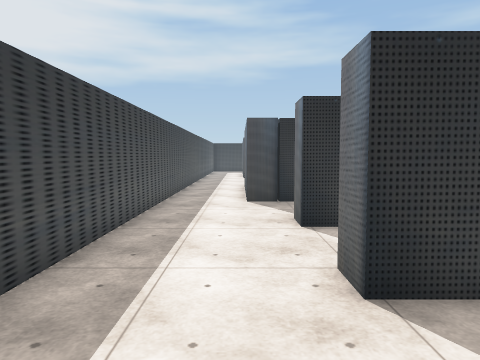
view 1 (above)

19 first-person views from a walk through a 3-D level made in the Unity game engine. The camera is 1.5 m above the floor, tilts 4° down and sees 70° across. The floor is counted in squares, 1 m on a side. Each view is taken from the middle of a square. On the plan, view 1 faces up. The plan holds only what a view shows up to about 16 squares ahead; the rest is blank. The place goes on beyond the plan. Some surface patterns are stand-ins.

view 2
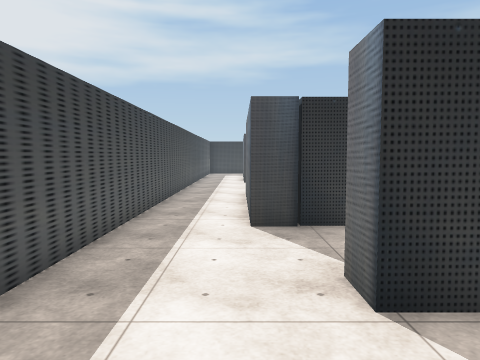

view 3
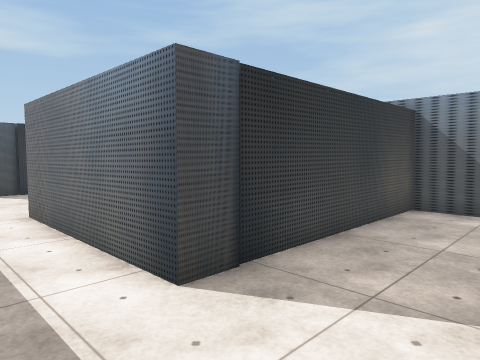

view 4
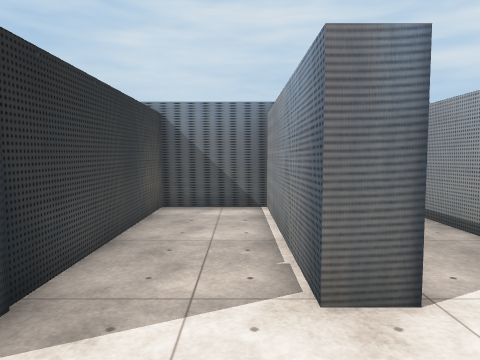

view 5
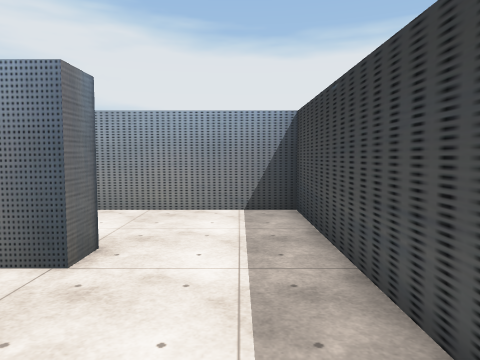

view 6
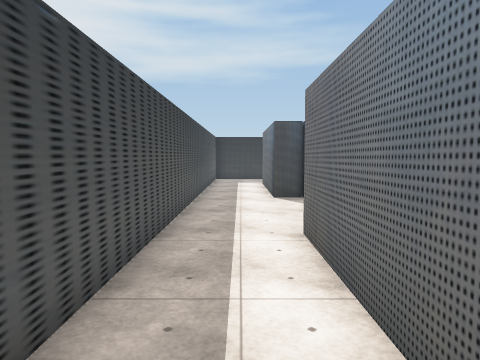

view 7
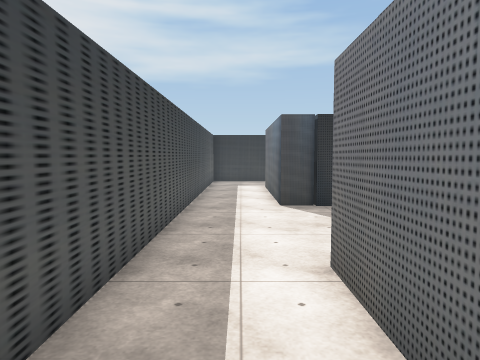

view 8
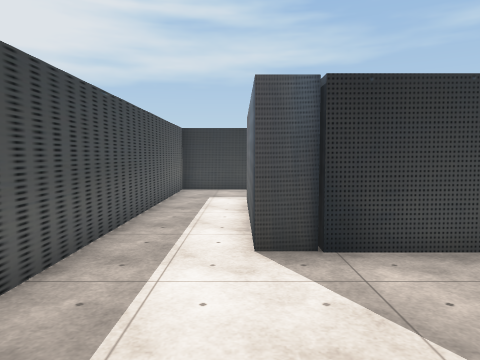

view 9
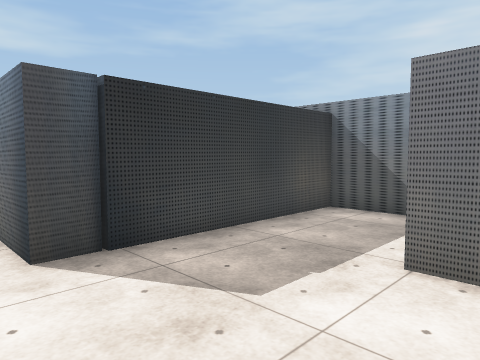

view 10
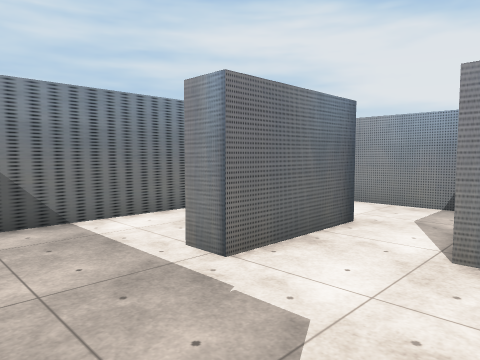

view 11
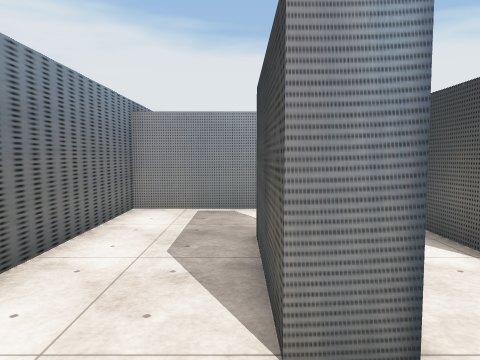

view 12
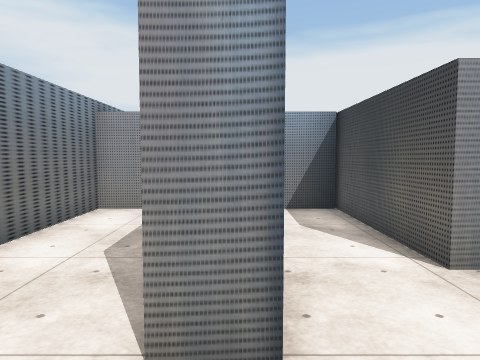

view 13
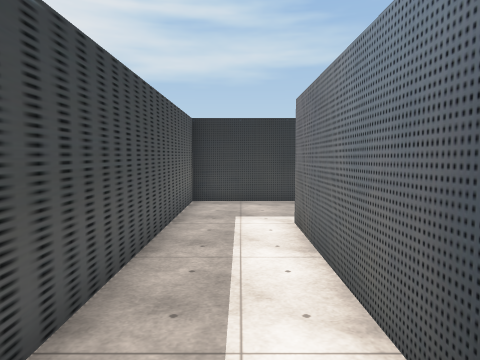

view 14
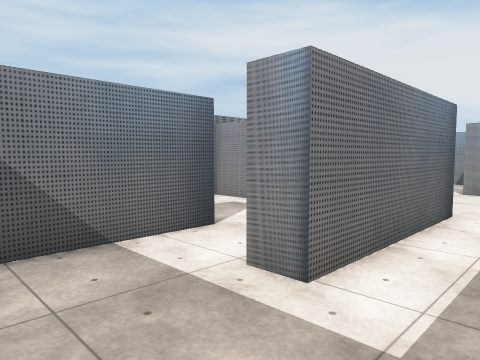

view 15
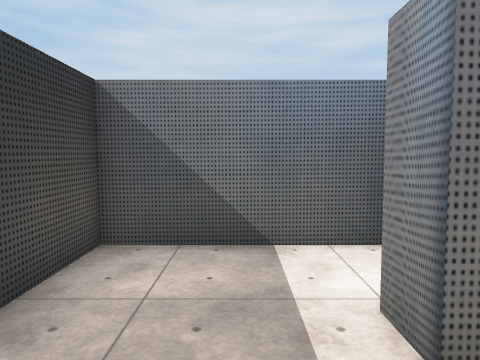

view 16
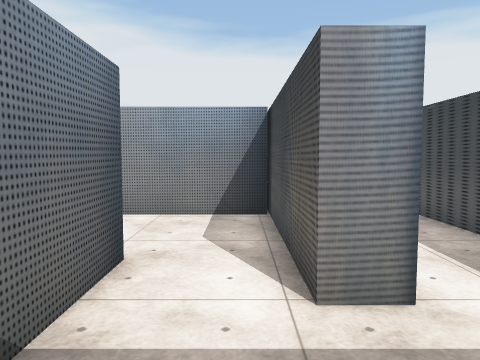

view 17
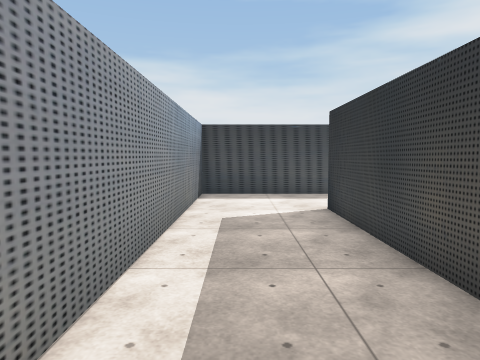

view 18
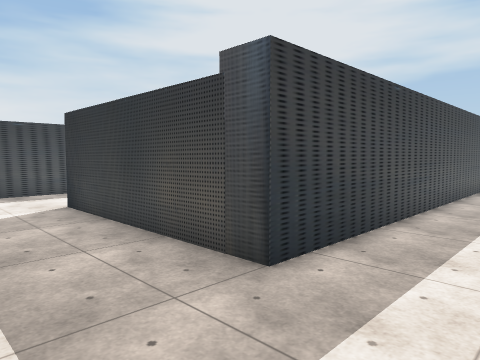

view 19
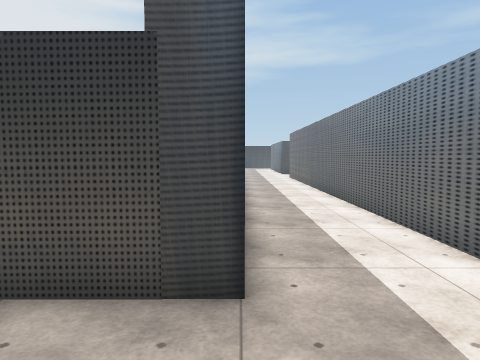

### Floor plan
Points are (right, up) in squares from view 1. A wall is a line through its corners. A room is listed if a view was taken in it or the views show most of it. See-through windows are left out.
Room 1 (views 1, 2, 3, 4, 5, 6, 7, 17, 18, 19)
walls: (9.1, 16.9) (9.1, 3.5) (1.3, 3.5) (1.3, 4.5) (2.2, 4.5); (1.3, 11.2) (1.3, 11.8); (12.5, 4.9) (12.5, 16.1); (2.4, 7.2) (1.3, 7.2) (1.3, 8.2) (8, 8.2) (8, 11.3) (0.2, 11.3) (0.2, 17.6); (-2.6, 18.4) (-2.6, -0.5) (9, -0.5); (4.2, 4.5) (6.4, 4.5)
ways out: opening at (-1.5, 17.5) to room 2
Room 2 (views 8, 9, 10, 11, 12, 13)
walls: (0.6, 17.6) (1.2, 17.6) (1.2, 12); (1.3, 23.1) (1.3, 23.8); (3.7, 15.5) (3.7, 19.6) (4.7, 19.6) (4.7, 15.8); (1.2, 12.3) (8, 12.3) (8, 23.2) (0.2, 23.2) (0.2, 29.6); (-2.6, 30.4) (-2.6, 18.4)
ways out: opening at (-1.5, 17.5) to room 1; opening at (-1.5, 30.5) to room 3
Room 3 (views 14, 15, 16)
walls: (0.2, 29.6) (1.2, 29.6) (1.2, 28.6); (3.7, 28) (3.7, 33.4) (-2.6, 33.4) (-2.6, 30.4)
ways out: opening at (-1.5, 30.5) to room 2; opening at (2.5, 29)

Positions as (right, up) in squares from view 1, and headings:
1: (0, 0), facing up
2: (0, 4), facing up
3: (-2, 8), facing up-right
4: (-2, 9), facing right
5: (-1, 9), facing down
6: (-1, 11), facing up
7: (-1, 13), facing up
8: (0, 18), facing up
9: (-1, 18), facing up-right
10: (0, 23), facing down-right
11: (5, 22), facing down
12: (4, 22), facing down
13: (-1, 22), facing up
14: (-2, 33), facing down-right
15: (-2, 31), facing right
16: (2, 33), facing down
17: (11, 1), facing left
18: (12, 0), facing up-left
19: (9, 0), facing up
